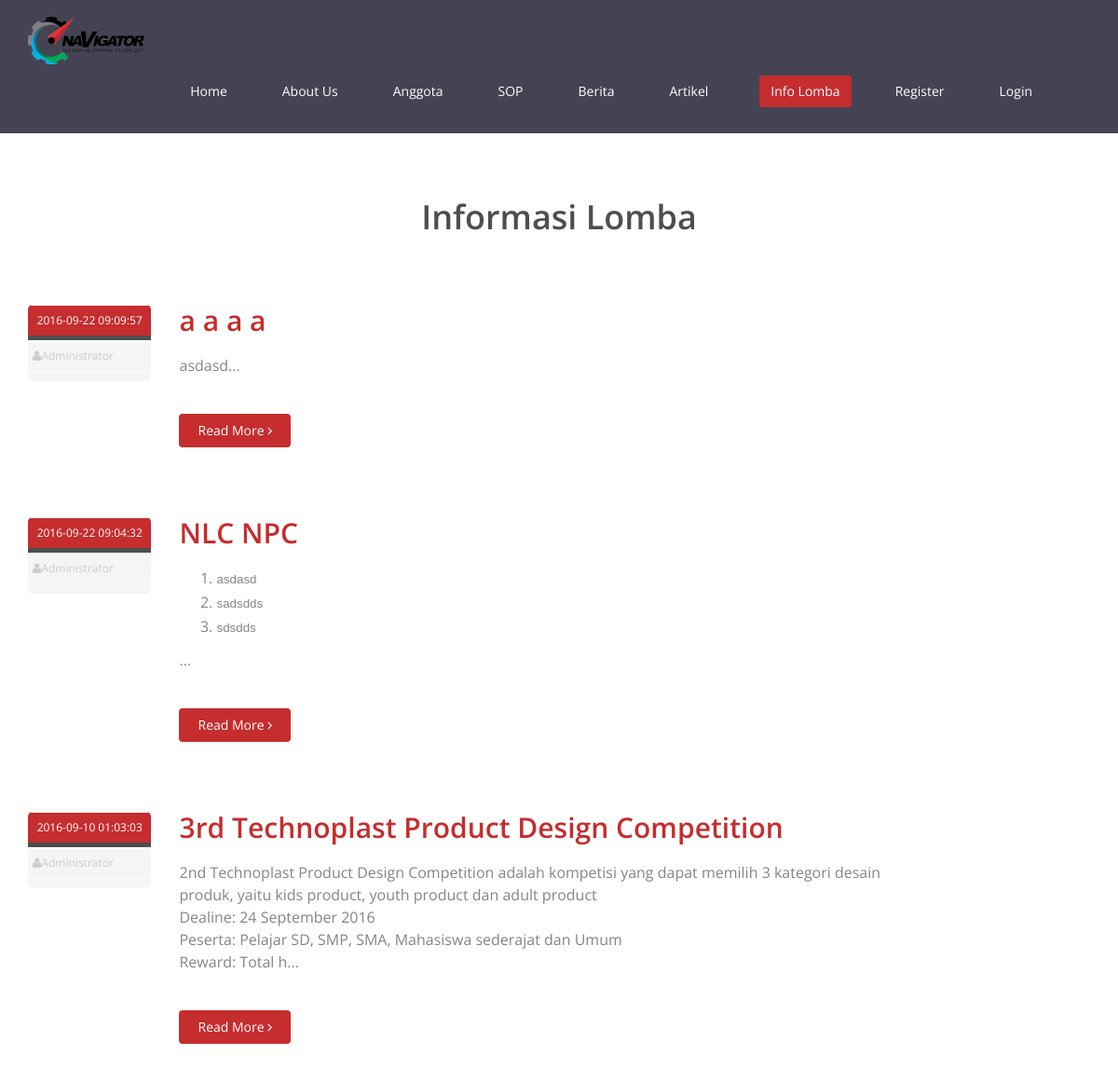
The page /index.php/lomba/index/all/1/3 (upper part) on the database as committed earlier.
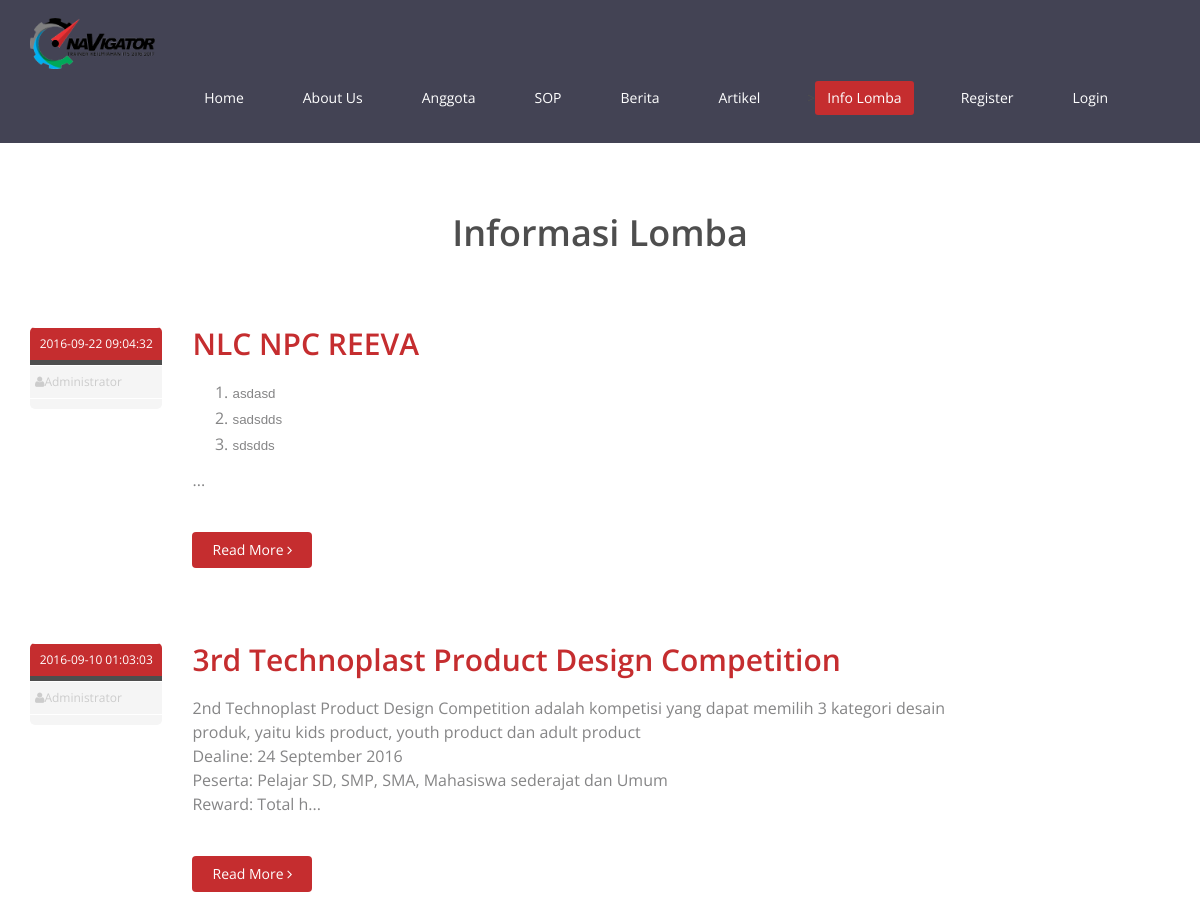
The same page on the database as committed later.
### tables this page shows
CREATE TABLE `artikel` (
  `id` int(11) NOT NULL AUTO_INCREMENT,
  `judul` varchar(200) DEFAULT NULL,
  `isi` text,
  `tanggal` datetime DEFAULT NULL,
  `kategori` varchar(50) DEFAULT NULL,
  `creator` int(11) DEFAULT NULL COMMENT 'fk id trainer',
  `foto` varchar(100) DEFAULT NULL,
  `hapus` int(1) DEFAULT '0',
  `jenis` int(11) DEFAULT NULL,
  PRIMARY KEY (`id`)
);

### application/controllers/Lomba.php (called while the page is built, shortened)
<?php
class Lomba extends CI_Controller {
	public function index()
	{
		$this->load->model('Lomba_model');
		$kategori = $this->uri->segment(3);
		$start = $this->uri->segment(4);
		$jumlah = $this->uri->segment(5);
		$data['aktif'] = "lomba";
		if($this->session->userdata('role') == 'user')
		{
			$data['authenticated'] = 3;
		}
		elseif($this->session->userdata('role') == 'admin')
		{
			$data['authenticated'] = 2;
		}
		elseif($this->session->userdata('role') == 'trainer')
		{
			$data['authenticated'] = 1;
		}
		else
		{
			$data['authenticated'] = 0;
		}
		$this->load->view('include/header', $data);
		$data = array(
			'lomba' => $this->Lomba_model->list_lomba($kategori, $start, $jumlah),
			'jumlah' => $this->Lomba_model->jumlah_lomba($kategori),
			'awal' => $start,
			'akhir' => $start + $jumlah - 1
		 );
		$this->load->view('front_end/lomba', $data);
		$this->load->view('include/footer');
	}
}

### index.php (called while the page is built, shortened)
<?php
require_once BASEPATH.'core/CodeIgniter.php';

### application/models/Lomba_model.php (called while the page is built, shortened)
<?php
Class Lomba_model extends CI_Model{
    public function list_lomba($kategori, $start, $jumlah)
    {
      $s = $start - 1;
      if($kategori == 'all')
      {
        $query = $this->db->order_by('tanggal', 'DESC')
                          ->get_where('artikel', array('hapus' => 0, 'jenis' => 3), $s, $jumlah);
      }
      else
      {
        $query = $this->db->order_by('tanggal', 'DESC')
                          ->get_where('artikel', array('kategori'=>$kategori,'hapus' => 0, 'jenis' => 3), $s, $jumlah);
      }
      $data = $query->result();
      return $data;
    }
}
?>

### application/views/front_end/lomba.php (the view, shortened to what this page needs)
<section id="blog" class="container">
  <div class="center">
    <h2>Informasi Lomba</h2>
  </div>
  <div class="blog">
    <div class="row">
      <div class="col-md-10">
        <?php foreach($lomba as $ar) {?>
          <div class="blog-item">
            <div class="row">
              <div class="col-xs-12 col-sm-2 text-center">
                <div class="entry-meta">
                  <span id="publish_date"><?php echo $ar->tanggal; ?></span>
                  <span><i class="fa fa-user"></i>Administrator</span>
                  <span><i class=""></i><?php echo $ar->kategori; ?></span>
                </div>
              </div>
              <div class="col-xs-12 col-sm-10 blog-content">
                <h2><a href="javascript:void(0)" onclick="location.href='<?php echo site_url("lomba/detail/$ar->id"); ?>';"><?php echo $ar->judul; ?></a></h2>
                <h3><?php $isi = $ar->isi; echo substr($isi, 0, 275); echo '...'; ?></h3>
                <a class="btn btn-primary readmore" href="javascript:void(0)" onclick="location.href='<?php echo site_url("lomba/detail/$ar->id"); ?>';">Read More <i class="fa fa-angle-right"></i></a>
              </div>
            </div>
          </div>
          <?php } ?>
        </div>
      </div>
        </div>
      </section>

Rows that differ between the two databases and show on the page:
removed artikel: tanggal "2016-09-22 09:09:57", judul "a a a a", isi "asdasd"
changed artikel "asdasd sadsdds sdsdds": judul "NLC NPC" → "NLC NPC REEVA"
